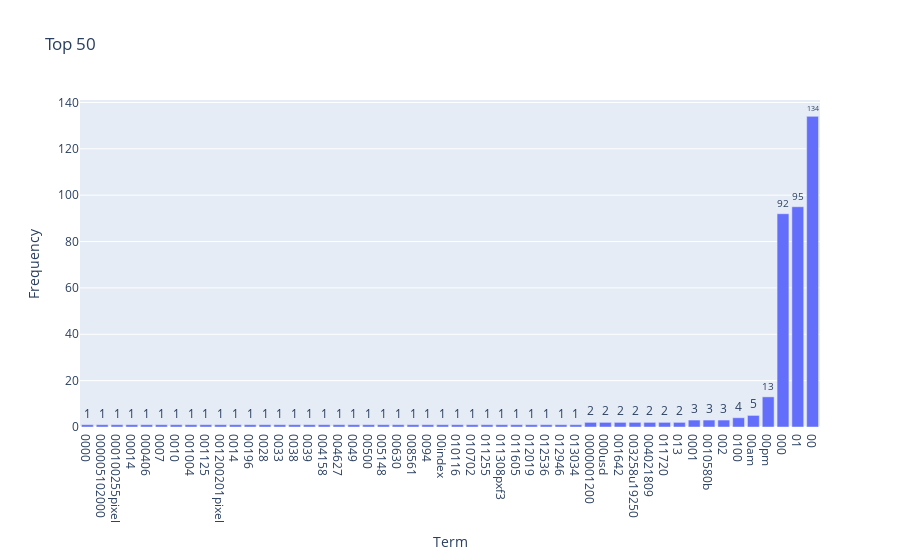

Notebook code cell kept with this figure:
### Markdown cell above
### >>> **Exercise 14 (take home):** 
The chart above only contains 300 vocabulary in the documents, and it's already computationally intensive to both compute and visualize. Can you efficiently reduce the number of terms you want to visualize as an exercise.

### Code cell
# Answer here
df = pd.DataFrame({'Term': count_vect.get_feature_names_out()[:50], 'Frequency': term_frequencies[:50]})

fig = px.bar(df, x='Term', y='Frequency', text='Frequency', title='Top 50')
fig.update_traces(texttemplate='%{text}', textposition='outside')
fig.update_layout(xaxis_title='Term', yaxis_title='Frequency')
fig.update_xaxes(categoryorder='total ascending')

fig.show()

### Figure 1 — Plotly figure (JSON) as saved in the notebook; plotly's stock layout.template omitted (floating-point values rounded to 4 significant figures)
{"data": [{"alignmentgroup": "True", "hovertemplate": "Term=%{x}<br>Frequency=%{text}<extra></extra>", "legendgroup": "", "marker": {"color": "#636efa", "pattern": {"shape": ""}}, "name": "", "offsetgroup": "", "orientation": "v", "showlegend": false, "text": [134, 92, 1, 2, 1, 3, 1, 1, 1, 1, 2, 1, 1, 3, 1, 1, 1, 2, 1, 3, 1, 2, 1, 1, 1, 2, 1, 1, 1, 1, 1, 1, 1, 1, 5, 1, 13, 95, 4, 1, 1, 1, 1, 1, 2, 1, 1, 1, 2, 1], "textposition": "outside", "texttemplate": "%{text}", "type": "bar", "x": ["00", "000", "0000", "0000001200", "000005102000", "0001", "000100255pixel", "00014", "000406", "0007", "000usd", "0010", "001004", "0010580b", "001125", "001200201pixel", "0014", "001642", "00196", "002", "0028", "003258u19250", "0033", "0038", "0039", "004021809", "004158", "004627", "0049", "00500", "005148", "00630", "008561", "0094", "00am", "00index", "00pm", "01", "0100", "010116", "010702", "011255", "011308pxf3", "011605", "011720", "012019", "012536", "012946", "013", "013034"], "xaxis": "x", "y": [134, 92, 1, 2, 1, 3, 1, 1, 1, 1, 2, 1, 1, 3, 1, 1, 1, 2, 1, 3, 1, 2, 1, 1, 1, 2, 1, 1, 1, 1, 1, 1, 1, 1, 5, 1, 13, 95, 4, 1, 1, 1, 1, 1, 2, 1, 1, 1, 2, 1], "yaxis": "y"}], "layout": {"barmode": "relative", "legend": {"tracegroupgap": 0}, "title": {"text": "Top 50"}, "xaxis": {"anchor": "y", "categoryorder": "total ascending", "domain": [0, 1], "title": {"text": "Term"}}, "yaxis": {"anchor": "x", "domain": [0, 1], "title": {"text": "Frequency"}}}}
